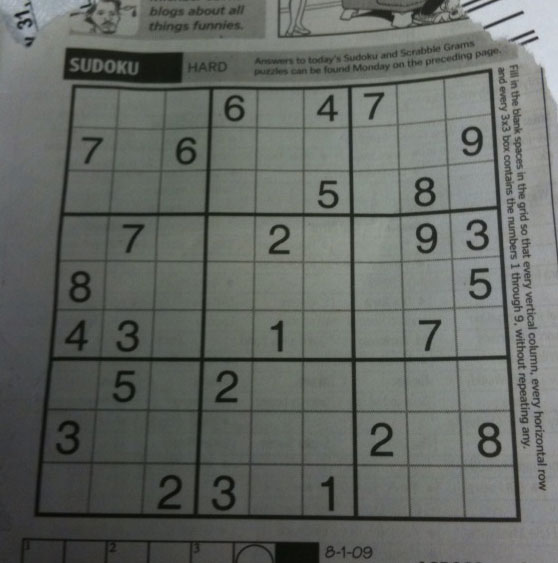
#> input picture filter_operations/sobel/sudokubig.jpg, 558 x 563 px
$ python sobel.py   (older library calls are emulated)
#> lines starting #> are read from the running program, lines starting #| are printed output that depends on the picture
import cv2
import numpy as np

img = cv2.imread('sudokubig.jpg')
#> img is the input picture: shape (563, 558, 3); mean B, G, R 99.5, 104.1, 100
gray = cv2.cvtColor(img, cv2.COLOR_BGR2GRAY)

sobelx = cv2.Sobel(img, cv2.CV_64F, 1, 0, ksize=5)
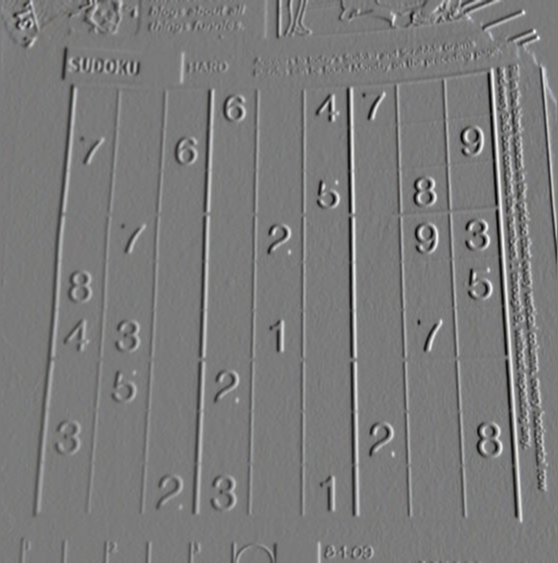
#> sobelx: shape (563, 558, 3) float64; mean B, G, R 16, 16, 16.1; drawn with min black and max white
sobely = cv2.Sobel(img, cv2.CV_64F, 0, 1, ksize=5)
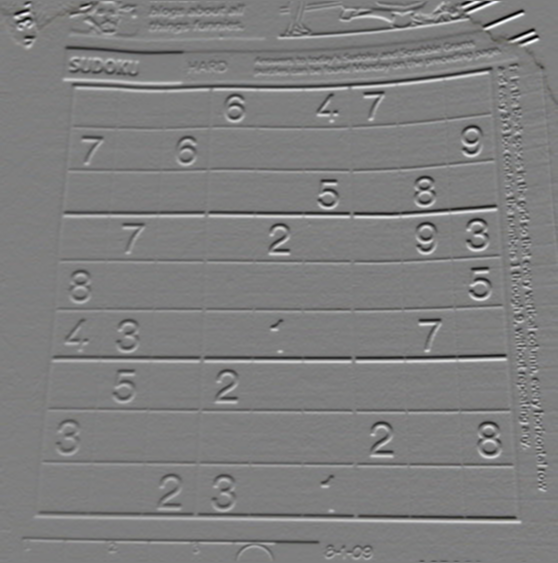
#> sobely: shape (563, 558, 3) float64; mean B, G, R -12.7, -12.7, -11.8; drawn with min black and max white

cv2.imshow('sobelx', sobelx)
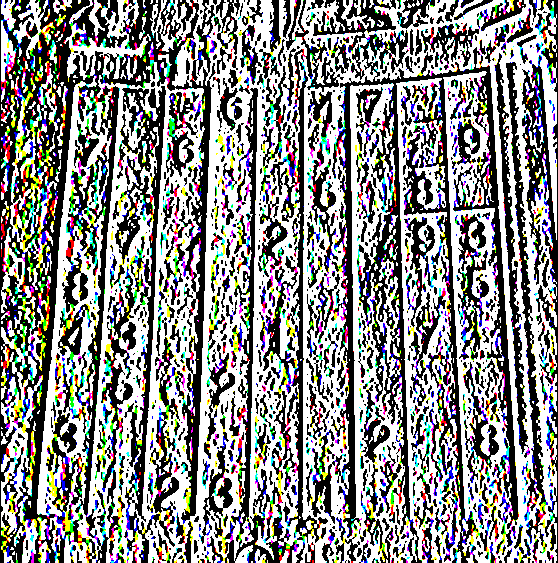
#> window 'sobelx': shape (563, 558, 3); mean B, G, R 136.9, 138, 138
cv2.imshow('sobely', sobely)
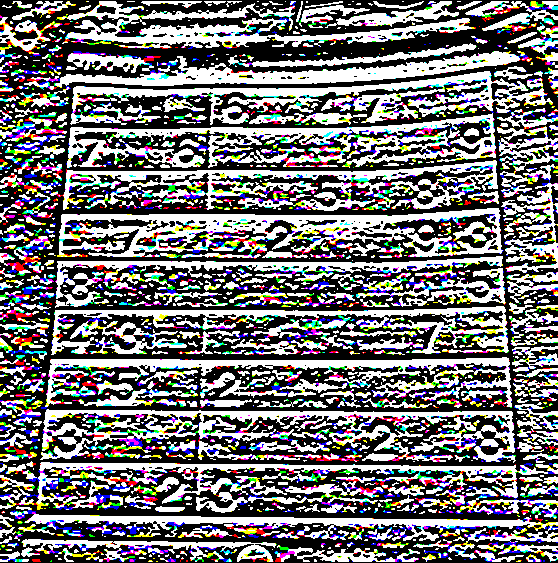
#> window 'sobely': shape (563, 558, 3); mean B, G, R 115.8, 114.2, 115.4
cv2.waitKey(0)
